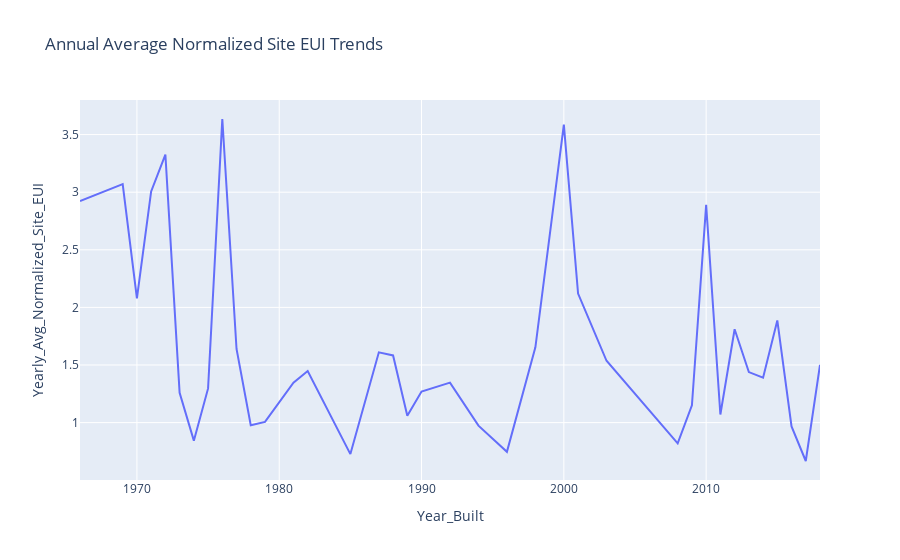

The cell this chart's notebook holds for it:
### Code cell
fig = px.line(query1_table, x="Year_Built", y="Yearly_Avg_Normalized_Site_EUI", title='Annual Average Normalized Site EUI Trends')
fig.show()

### Figure 1 — Plotly figure (JSON) as saved in the notebook; plotly's stock layout.template omitted (floating-point values rounded to 4 significant figures)
{"data": [{"hovertemplate": "Year_Built=%{x}<br>Yearly_Avg_Normalized_Site_EUI=%{y}<extra></extra>", "legendgroup": "", "line": {"color": "#636efa", "dash": "solid"}, "marker": {"symbol": "circle"}, "mode": "lines", "name": "", "orientation": "v", "showlegend": false, "type": "scatter", "x": [1966, 1969, 1970, 1971, 1972, 1973, 1974, 1975, 1976, 1977, 1978, 1979, 1981, 1982, 1985, 1987, 1988, 1989, 1990, 1992, 1994, 1996, 1998, 2000, 2001, 2003, 2008, 2009, 2010, 2011, 2012, 2013, 2014, 2015, 2016, 2017, 2018], "xaxis": "x", "y": [2.923, 3.07, 2.077, 3.007, 3.327, 1.258, 0.8433, 1.297, 3.635, 1.639, 0.9767, 1.006, 1.347, 1.448, 0.7267, 1.61, 1.583, 1.06, 1.27, 1.347, 0.9733, 0.7467, 1.653, 3.587, 2.12, 1.537, 0.82, 1.15, 2.89, 1.07, 1.81, 1.438, 1.39, 1.887, 0.9667, 0.6667, 1.501], "yaxis": "y"}], "layout": {"autosize": true, "legend": {"tracegroupgap": 0}, "title": {"text": "Annual Average Normalized Site EUI Trends"}, "xaxis": {"anchor": "y", "autorange": true, "domain": [0, 1], "range": [1966, 2018], "title": {"text": "Year_Built"}, "type": "linear"}, "yaxis": {"anchor": "x", "autorange": true, "domain": [0, 1], "range": [0.5017, 3.8], "title": {"text": "Yearly_Avg_Normalized_Site_EUI"}, "type": "linear"}}}
